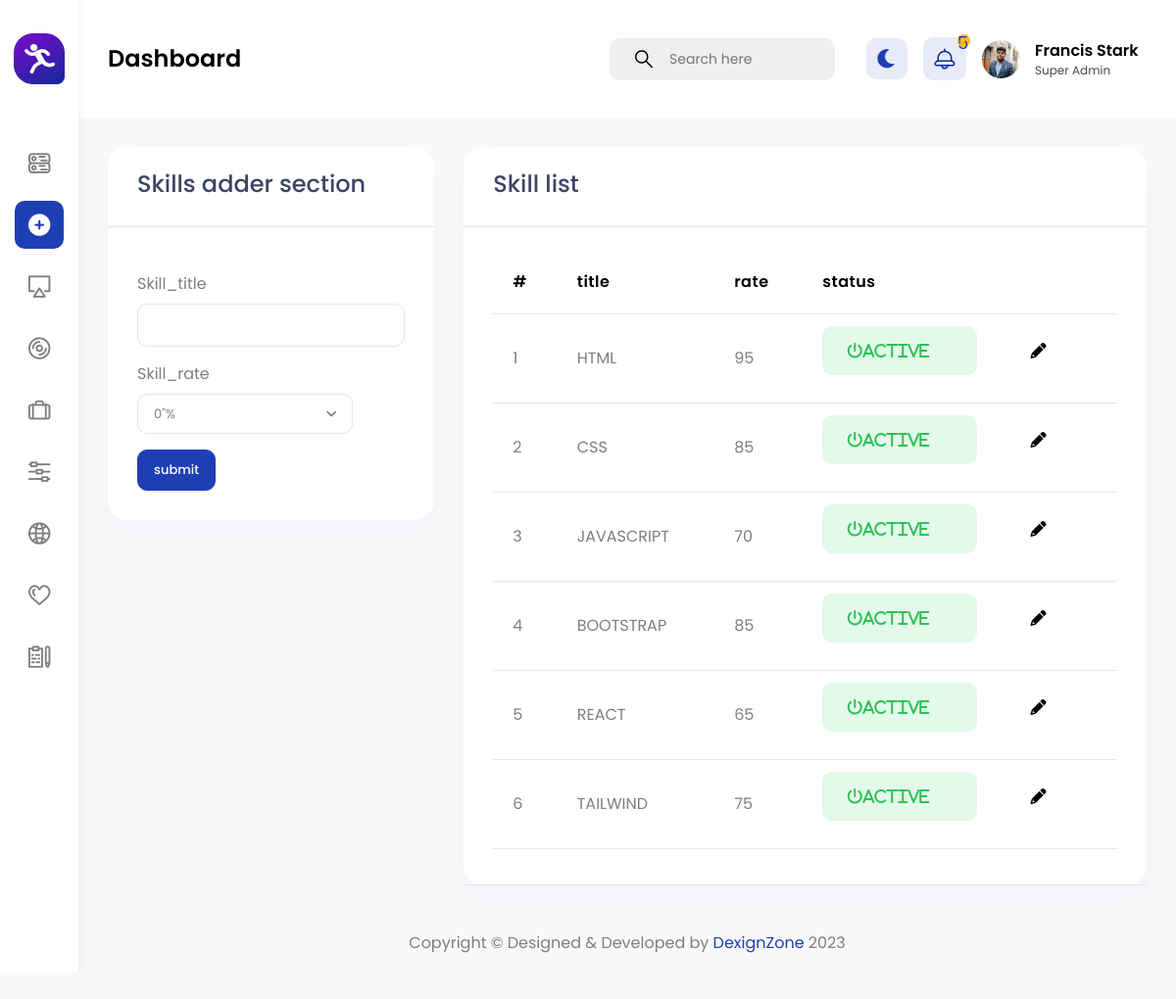
The page /expertise/skills_add.php (signed in) on the database its author committed.
### tables this page shows
CREATE TABLE `users` (
  `id` int NOT NULL,
  `role` int DEFAULT NULL,
  `name` varchar(100) NOT NULL,
  `email` varchar(100) NOT NULL,
  `number` int NOT NULL,
  `gender` varchar(100) NOT NULL,
  `address` text NOT NULL,
  `country` varchar(100) NOT NULL,
  `hobbie` varchar(100) DEFAULT NULL,
  `password` varchar(100) NOT NULL,
  `user_photo` varchar(100) DEFAULT NULL
);

CREATE TABLE `expertises` (
  `id` int NOT NULL,
  `title` varchar(100) NOT NULL,
  `rate` int NOT NULL,
  `status` varchar(100) NOT NULL DEFAULT 'deactive'
);

### expertise/skills_add.php (the view, shortened to what this page needs)
<?php require "../database/db_connect.php" ?>
<?php
$skills_query = "SELECT * FROM expertises";
$skills = mysqli_query($db_connect,$skills_query);
?>
<?php require "../admin_page/header.php" ?>
<div class="row">
    <div class="col-lg-4">
        <div class="card">
            <div class="card-header">
                <h3>Skills adder section</h3>
            </div>
            <div class="card-body">
                <form action="skill_post.php" method="POST" enctype="multipart/form-data">
                <div class="mt-3 mb-3">
                    <label for="skill_title">Skill_title</label>
                    <input type="text" name="skill_title"class="form-control"/>
                </div>
                <div class="mt-3 mb-3">
                    <label for="skill_rate">Skill_rate</label></br>
                </div>
                <div class="mt-3">
                    <button type="submit" class="btn btn-primary" name="insert_btn">submit</button>
                </div>
                </form>
            </div>
        </div>
    </div>
    <div class="col-lg-8">
        <div class="card">
            <div class="card-header"><h3>Skill list</h3></div>
            <div class="card-header">
                <table class="table">
                    <thead>
                        <tr>
                            <th scope="col">#</th>
                            <th scope="col">title</th>
                            <th scope="col">rate</th>
                            <th scope="col">status</th>
                        </tr>
                    </thead>
                    <tbody>
                        <?php $x=0 ?>
                        <?php foreach ($skills as $skill): ?>
                            <tr>
                                <td><?=$x+=1?></td>
                                <td><?=$skill['title']?></td>
                                <td><?=$skill['rate']?></td>
                                <td>
                                  <?php if($skill['status']=='deactive'){ ?>
                                    <a href="skill_post.php?id=<?=$skill['id']?>">
                                        <i class="fa fa-power-off alert alert-danger" aria-hidden="true"><?=$skill['status']?></i>
                                    </a>
                                    <?php } else {?>
                                        <a href="skill_post.php?id=<?=$skill['id']?>">
                                            <i class="fa fa-power-off alert alert-success" aria-hidden="true"><?=$skill['status']?></i>
                                        </a>
                                    <?php } ?>
                                    <button type="button" style="border:none; margin-left:50px; background: transparent; " data-bs-toggle="modal" data-bs-target="#exampleModal<?=$skill['title']?>">
                                    <i class="fa fa-pencil" aria-hidden="true"></i>
                                    </button>
                                </td>
                            </tr>
                        <?php endforeach; ?>
                    </tbody>
                </table>
            </div>
        </div>
    </div>
</div>
<?php require "../admin_page/footer.php" ?>

### admin_page/header.php (shortened to what this page needs)
<?php
$loged_id = $_SESSION["loged_id"];
require '../database/db_connect.php';
$select_user = "SELECT * FROM users WHERE id= '$loged_id'";
$select_id_res = mysqli_query($db_connect,$select_user);
$select_id_assoc = mysqli_fetch_assoc($select_id_res);
$message_count = "SELECT COUNT(*) as total FROM messages WHERE status='deactive'";
$message_res_count = mysqli_query($db_connect,$message_count);
$sfter_assooc_count = mysqli_fetch_assoc($message_res_count);
?>
<!DOCTYPE html>
<html lang="en">
<head>
                    <link href="/sage/admin_page/vendor/chartist/css/chartist.min.css" rel="stylesheet" type="text/css"/>
                    <link href="/sage/admin_page/vendor/owl-carousel/owl.carousel.css" rel="stylesheet" type="text/css"/>
                    <link href="/sage/admin_page/vendor/bootstrap-select/css/bootstrap-select.min.css" rel="stylesheet" type="text/css"/>
                    <link href="/sage/admin_page/css/style.css" rel="stylesheet" type="text/css"/>
</head>
<body>
    <div id="main-wrapper">
        <div class="nav-header">
            <a href="index.html" class="brand-logo" aria-label="Gymove">
                <img class="logo-abbr" src="/SAGE/admin_page/images/logo.png" alt="">
            </a>
        </div>
<header class="header">
	<div class="header-content">
		<nav class="navbar navbar-expand">
			<div class="collapse navbar-collapse justify-content-between">
				<div class="header-left">
					<div class="dashboard_bar">
						Dashboard
					</div>
				</div>
				<ul class="navbar-nav header-right">
					<li class="nav-item">
						<form>
						<input type="hidden" name="_token" value="xFLqzqVT4MkdNcHgZHsrg31HVOv7i2yyXenRGlt8">							<div class="input-group search-area d-lg-inline-flex d-none me-3">
							  <span class="input-group-text" id="header-search">
									<button class="bg-transparent border-0" type="button" aria-label="header-search">
										<i class="flaticon-381-search-2"></i>
									</button>
							  </span>
							  <input type="text" class="form-control" placeholder="Search here" aria-label="Username" aria-describedby="header-search">
							</div>
						</form>
					</li>
					<li class="nav-item dropdown notification_dropdown">
						<a class="nav-link bell dz-theme-mode" href="javascript:void(0);" aria-label="theme-mode">
							<i id="icon-dark" class="fas fa-moon"></i>
						</a>
					</li>
					<li class="nav-item dropdown notification_dropdown">
						<a class="nav-link  ai-icon" href="javascript:void(0)" aria-label="bell" role="button" data-bs-toggle="dropdown">
							<div class="pulse-css"><?=($sfter_assooc_count['total'] <=9)?$sfter_assooc_count['total']:'9+'?></div>
						</a>
					</li>
					<li class="nav-item dropdown header-profile">
						<a class="nav-link" href="javascript:void(0)" role="button" data-bs-toggle="dropdown">
							<?php if($select_id_assoc['user_photo'] != null){ ?>
								<img src="/sage/upload/user_image/<?=$select_id_assoc['user_photo']?>"/>
							<?php }
							else{ ?>
								<img src="/SAGE/admin_page/images/profile/17.jpg" width="20" alt="">
							<?php } ?>
							<div class="header-info">
								<span class="text-black"><strong><?=$select_id_assoc['name']?></strong></span>
								<p class="fs-12 mb-0">Super Admin</p>
							</div>
						</a>
					</li>
				</ul>
			</div>
		</nav>
	</div>
</header>
        <div class="deznav">
	<div class="deznav-scroll">
		<ul class="metismenu" id="menu">
			<li><a class="has-arrow ai-icon" href="../admin_page/admin.php">
					<i class="flaticon-381-networking"></i>
				</a>
			</li>
			<li><a class="has-arrow ai-icon" href="../expertise/skills_add.php">
					<i class="fa fa-plus-circle" aria-hidden="true"></i>
				</a>
			</li>
			<li><a class="has-arrow ai-icon" href="../user/user_list.php">
					<i class="flaticon-381-television"></i>
				</a>
			</li>
			<li><a class="has-arrow ai-icon" href="/sage/logo/logo.php" aria-expanded="false">
					<i class="flaticon-381-compact-disc-1"></i>
				</a>
			</li>
			<li><a class="has-arrow ai-icon" href="/sage/about/about.php">
					<i class="flaticon-381-briefcase"></i>
				</a>
			</li>
			<li><a class="has-arrow ai-icon" href="/sage/Services/service.php">
					<i class="flaticon-381-controls-3"></i>
				</a>
			</li>
			<li><a class="has-arrow ai-icon" href="/sage/protfolio/protfolio.php">
					<i class="flaticon-381-internet"></i>
				</a>
			</li>
			<li><a class="has-arrow ai-icon" href="/sage/team/add_team.php">
					<i class="flaticon-381-heart"></i>
				</a>
			</li>
			<li><a class="has-arrow ai-icon" href="/sage/message/message.php">
					<i class="flaticon-381-notepad"></i>
				</a>
			</li>
		</ul>
	</div>
</div>
<div class="content-body">
	<div class="container-fluid">

### admin_page/header.php (style rules this page uses)
.card { height: auto!important; }

### rows shown on the page
users: user_photo (picture), name "Francis Stark"
expertises: x "1", title "HTML", rate "95", status "active"
expertises: x "2", title "CSS", rate "85", status "active"
expertises: x "3", title "JAVASCRIPT", rate "70", status "active"
expertises: x "4", title "BOOTSTRAP", rate "85", status "active"
expertises: x "5", title "REACT", rate "65", status "active"
expertises: x "6", title "TAILWIND", rate "75", status "active"

### other values the page prints
$sfter_assooc_count['total'] "5"
